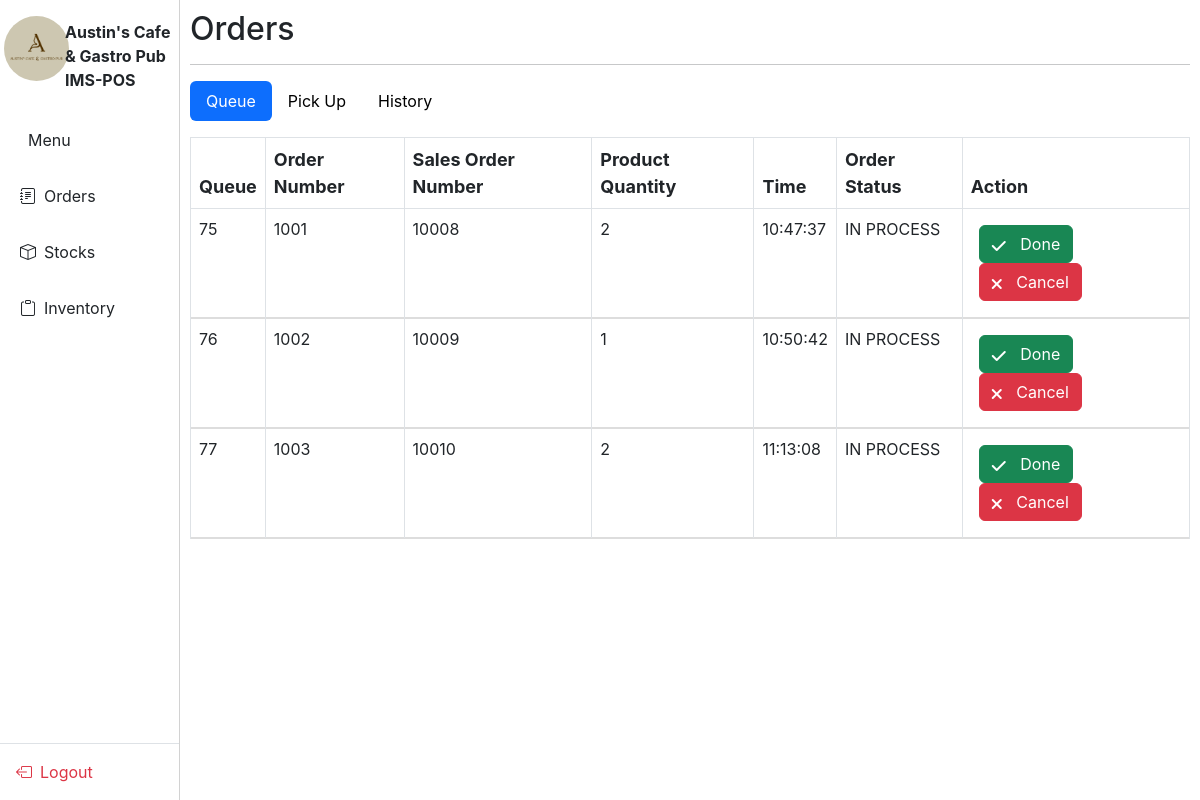
The app's page /IMS-POS/dump.php with its own data.
### tables this page shows
CREATE TABLE IF NOT EXISTS `tbl_orders` (
  `orderID` int(11) NOT NULL AUTO_INCREMENT,
  `orderNumber` int(11) DEFAULT NULL,
  `orderDate` date DEFAULT NULL,
  `orderTime` time DEFAULT NULL,
  `orderClass` enum('Dine In','Take Out') DEFAULT NULL,
  `orderStatus` enum('IN PROCESS','PICKUP','DONE') DEFAULT NULL,
  `salesOrderNumber` int(11) DEFAULT NULL,
  `employeeID` varchar(9) DEFAULT NULL,
  `customerName` varchar(20) DEFAULT NULL,
  `subTotal` decimal(13,2) DEFAULT NULL,
  `totalAmount` decimal(13,2) DEFAULT NULL,
  `amountPaid` decimal(13,2) DEFAULT NULL,
  `discountCardID` varchar(16) DEFAULT NULL,
  `paymentMode` varchar(10) DEFAULT NULL,
  `payReferenceNumber` varchar(13) DEFAULT NULL,
  `additionalNotes` varchar(10) DEFAULT NULL,
  PRIMARY KEY (`orderID`),
  KEY `FK_tbl_orders_employees` (`employeeID`),
  KEY `orderNumber` (`orderNumber`),
  KEY `salesOrderNumber` (`salesOrderNumber`),
  CONSTRAINT `FK_tbl_orders_employees` FOREIGN KEY (`employeeID`) REFERENCES `employees` (`Employee_ID`) ON DELETE NO ACTION ON UPDATE NO ACTION
);

### IMS-POS/dump.php (the view, shortened to what this page needs)
<?php
$activeTab = isset($_GET['tab']) ? $_GET['tab'] : 'queue';
?>
<!DOCTYPE html>
<html lang="en">
<head>
  <?php require_once('links.php'); ?>
  <link href="styles/orderCollapse.css" rel="stylesheet" />
  <link href="styles/sideBar.css" rel="stylesheet" />
  <link rel="stylesheet" href="https://cdn.datatables.net/1.11.3/css/jquery.dataTables.min.css" />
  <link rel="stylesheet" href="https://cdnjs.cloudflare.com/ajax/libs/font-awesome/6.0.0/css/all.min.css" />
</head>
<body>
  <?php include 'verticalNav.php'; ?>
  <div class="main-content" id="mainContent">
    <main role="main" class="content">
      <h2>Orders</h2>
      <hr />
      <ul class="nav nav-pills mb-3" id="orderTabs" role="tablist">
        <li class="nav-item">
          <a class="nav-link <?php echo ($activeTab=='queue') ? 'active' : ''; ?>" id="queue-tab" data-toggle="pill" href="#queue" role="tab" aria-controls="queue" aria-selected="<?php echo ($activeTab=='queue') ? 'true' : 'false'; ?>">Queue</a>
        </li>
        <li class="nav-item">
          <a class="nav-link <?php echo ($activeTab=='pickup') ? 'active' : ''; ?>" id="pickup-tab" data-toggle="pill" href="#pickup" role="tab" aria-controls="pickup" aria-selected="<?php echo ($activeTab=='pickup') ? 'true' : 'false'; ?>">Pick Up</a>
        </li>
        <li class="nav-item">
          <a class="nav-link <?php echo ($activeTab=='history') ? 'active' : ''; ?>" id="history-tab" data-toggle="pill" href="#history" role="tab" aria-controls="history" aria-selected="<?php echo ($activeTab=='history') ? 'true' : 'false'; ?>">History</a>
        </li>
      </ul>
      <div class="tab-content" id="orderTabsContent">
        <div class="tab-pane fade <?php echo ($activeTab=='queue') ? 'show active' : ''; ?>" id="queue" role="tabpanel" aria-labelledby="queue-tab">
          <div class="table-container mt-3">
            <table class="table table-bordered">
              <thead>
                <tr>
                  <th>Queue</th>
                  <th>Order Number</th>
                  <th>Sales Order Number</th>
                  <th>Product Quantity</th>
                  <th>Time</th>
                  <th>Order Status</th>
                  <th>Action</th>
                </tr>
              </thead>
              <tbody>
                <?php
                  require_once('../Login/database.php');
                  $queue_orders = $conn->query("
                    SELECT
                    tbl_orders.orderID,
                    tbl_orders.orderNumber,
                    tbl_orders.salesOrderNumber,
                    tbl_orders.orderTime,
                    tbl_orders.orderClass,
                    tbl_orders.orderStatus,
                    tbl_orders.additionalNotes,
                    COALESCE(SUM(tbl_orderItems.productQuantity), 0) AS productQuantity
                    FROM tbl_orders
                    LEFT JOIN tbl_orderItems ON tbl_orders.orderNumber = tbl_orderItems.orderNumber
                    GROUP BY
                    tbl_orders.orderNumber,
                    tbl_orders.salesOrderNumber,
                    tbl_orders.orderTime,
                    tbl_orders.orderClass,
                    tbl_orders.orderStatus
                    HAVING tbl_orders.orderStatus = 'IN PROCESS';
                  ");
                  while ($order = $queue_orders->fetch(PDO::FETCH_ASSOC)) {
                    echo "<tr class='order-row' data-toggle='collapse' data-target='#orderDetails{$order['orderID']}' aria-expanded='false' aria-controls='orderDetails{$order['orderID']}'>
                            <td>{$order['orderID']}</td>
                            <td>{$order['orderNumber']}</td>
                            <td>{$order['salesOrderNumber']}</td>
                            <td>{$order['productQuantity']}</td>
                            <td>{$order['orderTime']}</td>
                            <td>IN PROCESS</td>
                            <td class='p-3'>
                              <button class='btn btn-success'><i class='fas fa-check'></i> Done</button>
                              <button class='btn btn-danger'><i class='fas fa-times'></i> Cancel</button>
                            </td>
                          </tr>";
                    echo "
                    <tr>
                      <td colspan='8' class='p-0'>
                        <div class='collapse order-collapse' id='orderDetails{$order['orderID']}'>
                          <div class='order-details'>
                              <table id='collapsible' class='border-bottom'>
                                  <tr>
                                    <thead>
                                      <th>Order Type</th>
                                      <th>Order Items</th>
                                      <th>Add-Ons</th>
                                      <th colspan='3'>Notes/Remarks</th>
                                    </thead>
                                  </tr>
                                  ";
                                      echo"
                              </table>
                        </div>
                      </div>
                    </td>
                  </tr>";
                  }
                ?>
              </tbody>
            </table>
          </div>
        </div>
      </div>
    </main>
  </div>
</body>
</html>

### IMS-POS/links.php (shortened to what this page needs)
<link href="https://cdn.jsdelivr.net/npm/bootstrap@5.3.3/dist/css/bootstrap.min.css" rel="stylesheet">
<link rel="stylesheet" href="https://cdn.jsdelivr.net/npm/flatpickr/dist/flatpickr.min.css">
<link rel='stylesheet' href='https://cdn-uicons.flaticon.com/2.6.0/uicons-regular-rounded/css/uicons-regular-rounded.css'>
<link rel='stylesheet' href='https://cdn-uicons.flaticon.com/2.6.0/uicons-solid-rounded/css/uicons-solid-rounded.css'>
<link rel='stylesheet' href='https://cdn-uicons.flaticon.com/2.6.0/uicons-solid-straight/css/uicons-solid-straight.css'>
<link rel='stylesheet' href='https://cdn-uicons.flaticon.com/2.6.0/uicons-bold-rounded/css/uicons-bold-rounded.css'>
<link rel='stylesheet' href='https://cdn-uicons.flaticon.com/2.6.0/uicons-thin-rounded/css/uicons-thin-rounded.css'>
<link href="https://cdn.jsdelivr.net/npm/bootstrap-icons/font/bootstrap-icons.css" rel="stylesheet">
<link rel="stylesheet" href="https://cdn.datatables.net/2.2.1/css/dataTables.dataTables.css" />
<link rel="stylesheet" href="https://cdnjs.cloudflare.com/ajax/libs/twitter-bootstrap/5.3.0/css/bootstrap.min.css">
<link rel="stylesheet" href="https://cdn.datatables.net/2.2.1/css/dataTables.bootstrap5.css">
<link rel="stylesheet" href="https://cdn.datatables.net/responsive/3.0.3/css/responsive.bootstrap5.css">
<link rel="stylesheet" href="https://cdn.datatables.net/2.2.1/css/dataTables.dataTables.css">
<link rel="stylesheet" href="https://cdn.datatables.net/buttons/3.2.0/css/buttons.bootstrap5.css">
<link href="https://unpkg.com/filepond/dist/filepond.css" rel="stylesheet">
<link href="https://unpkg.com/filepond-plugin-image-preview/dist/filepond-plugin-image-preview.css" rel="stylesheet">
<link
    rel="stylesheet"
    href="https://cdnjs.cloudflare.com/ajax/libs/font-awesome/6.5.0/css/all.min.css" />
<link rel="stylesheet" href="styles/nav.css">
<link href="styles/POS.css" rel="stylesheet">
<link href="styles/IMS.CSS" rel="stylesheet">

### IMS-POS/verticalNav.php (shortened to what this page needs)
<?php
$menuActive = "";
$queueActive = "";
$stockActive = "";
$inventoryActive = "";
if($active == "menu"){
    $menuActive = "active";
    $queueActive = "";
    $stockActive = "";
    $inventoryActive = "";
}
else if($active == "orderQueue_History"){
    $queueActive = "active";
    $menuActive = "";
    $stockActive = "";
    $inventoryActive = "";
}
else if($active == "stockPage"){
    $stockActive = "active";
    $menuActive = "";
    $queueActive = "";
    $inventoryActive = "";
}
else if($active == "Inventory_Item-Records"){
    $inventoryActive = "active";
    $menuActive = "";
    $stockActive = "";
    $queueActive = "";
}
else{
    $menuActive = "";
    $queueActive = "";
    $stockActive = "";
    $inventoryActive = "";
}
    echo'
<div class="offcanvas offcanvas-start show" id="nav" tabindex="1" data-bs-scroll="true" data-bs-backdrop="false">
        <div class="p-3">
            <div>
            <div class="row">
                <div class="col-md-8 col-xl-4 col-lg-12 p-0">
                    <img src="resources/logo.png" alt="Logo" style="width: 65px; height: 65px; object-fit: cover;" class="rounded-circle">
                </div>
                <div class="col-md-8 col-xl-8 col-lg-12 p-1">
                    <span id="offcanvasScrollingLabel" class="flex-grow-1 w-75" style="font-size: 16px;"><b>Austin\'s Cafe & Gastro Pub IMS-POS</b></span>
                </div>
            </div>
            </div>
        </div>
        <div class="offcanvas-body p-0">
            <ul class="list-group list-group-flush">
                <li class="list-group-item '.$menuActive.' border-0 py-3 d-flex align-items-center">
                    <a href="menu.php" class="ms-2 text-decoration-none text-dark w-100">Menu</a>
                </li>
                <li class="list-group-item '.$queueActive.' border-0 py-3 d-flex align-items-center">
                    <i class="bi bi-journal-text"></i>
                    <a href="orderQueue_History.php" class="ms-2 text-decoration-none text-dark w-100">Orders</a>
                </li>
                <li class="list-group-item '.$stockActive.' border-0 py-3 d-flex align-items-center">
                    <i class="bi bi-box"></i>
                    <a href="stockPage.php" class="ms-2 text-decoration-none text-dark w-100">Stocks</a>
                </li>
                <li class="list-group-item '.$inventoryActive.' border-0 py-3 d-flex align-items-center">
                    <i class="bi bi-clipboard"></i>
                    <a href="Inventory_Item-Records.php" class="ms-2 text-decoration-none text-dark w-100">Inventory</a>
                </li>
            </ul>
        </div>
        <div class="offcanvas-footer border-top p-3">
            <a href="#" class="d-flex align-items-center text-danger text-decoration-none" data-bs-toggle="modal" data-bs-target="#logoutModal">
                <i class="bi bi-box-arrow-left"></i>
                <span class="ms-2">Logout</span>
            </a>
        </div>
    </div>
    ';
?>

### IMS-POS/styles/nav.css (style rules this page uses)
#nav { position: fixed; width: 15%; }
.list-group-item { border: none; padding: 10px 20px; border-radius: 10px; transition: all 0.3s ease; }

### IMS-POS/styles/POS.css (style rules this page uses)
body { font-family: Inter, Arial; }
#mainContent { position: relative; height: 100vh; width: calc(100% - 15%); left: 15%; padding: 10px; }

### IMS-POS/styles/orderCollapse.css (style rules this page uses)
th { font-size: 18px; }

### IMS-POS/styles/sideBar.css (style rules this page uses)
.fa-solid, .fas { padding-right: 10px !important; vertical-align: middle; }

### IMS-POS/dump.php (style rules this page uses)
.table tbody tr { border-bottom: 1px solid #ddd; }

### records on screen
tbl_orders: orderID "75", orderNumber "1001", salesOrderNumber "10008", productQuantity "2", orderTime "10:47:37"
tbl_orders: orderID "76", orderNumber "1002", salesOrderNumber "10009", productQuantity "1", orderTime "10:50:42"
tbl_orders: orderID "77", orderNumber "1003", salesOrderNumber "10010", productQuantity "2", orderTime "11:13:08"
